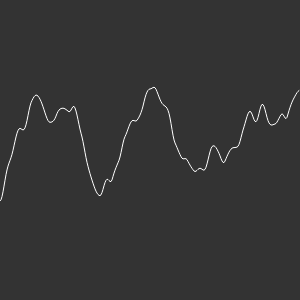
Frame 1 (no input)
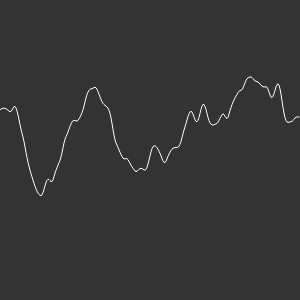
Frame 60 (no input)
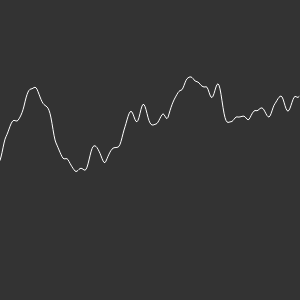
Frame 120 (the mouse pressed at the canvas centre since frame 60)

The p5.js sketch that drew these frames (run headless with seeded random() and noise() and a simulated clock; from frame 60 on, the mouse is pressed at the canvas centre):

// p5.js sketch
// ── sketch.js
// var xoff1 = 0;
// var xoff2 = 1000;
//
var inc = 0.02;
var start = 0;

function setup() {
  createCanvas(300, 300);

}

function draw() {
  background(51);

  stroke(255);
  noFill();
  beginShape();
  var xoff = start;
  for (var x = 0; x < width; x++) {
    var y = noise(xoff)*height;
    vertex(x, y);

    xoff += inc;
  }
  endShape();

  start += inc;


  // noLoop();

  // var x = map(noise(xoff1),0,1,0,width);
  // var y = map(noise(xoff2),0,1,0,height);
  //
  // xoff1 += 0.01;
  // xoff2 += 0.01;

  // ellipse(x,y,24);
}
